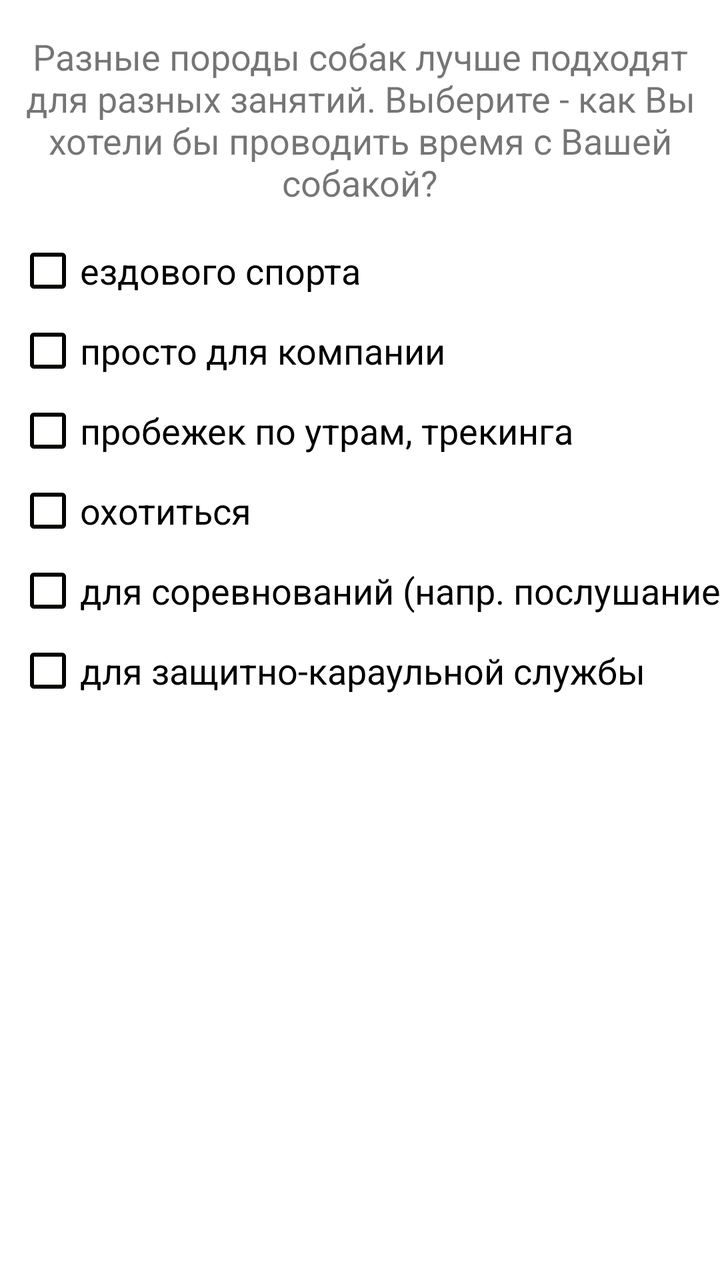
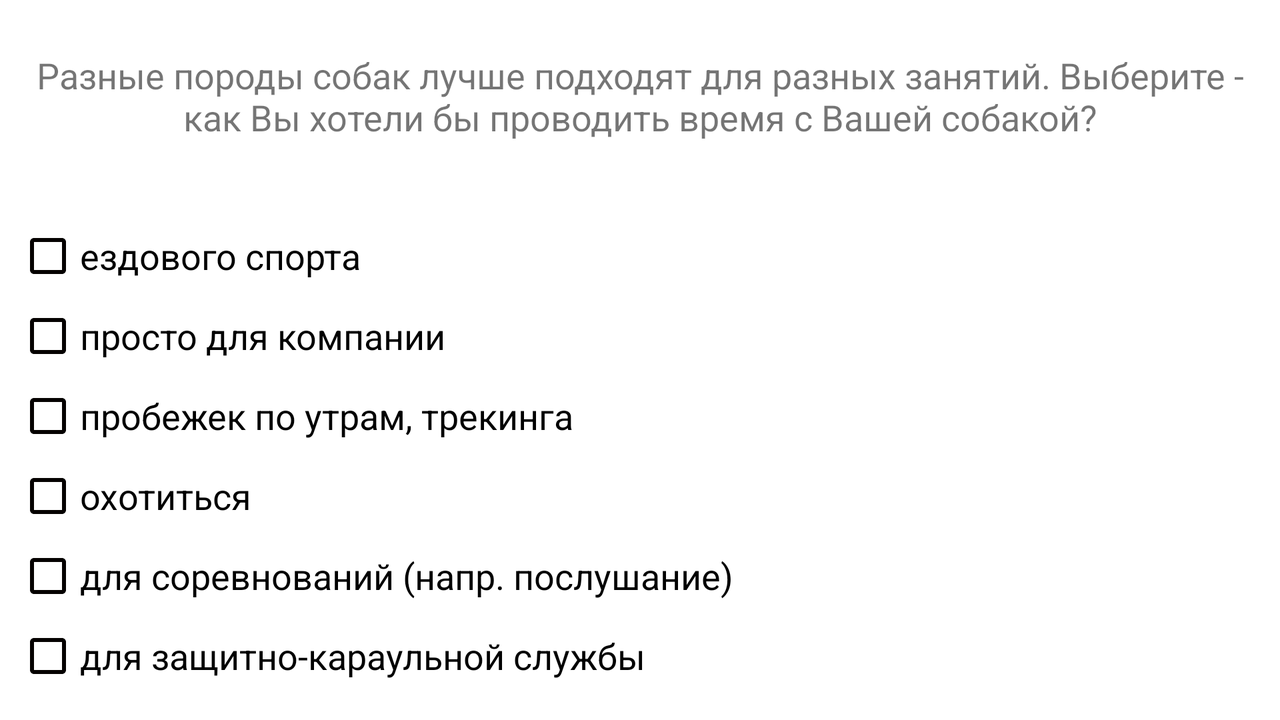

Two renders of one Android screen. The first uses the default layout on a phone; the second uses the alternative layout the repository ships for a different screen configuration, on a matching device. The two XML files are below.
<!-- AndroidManifest.xml: application theme PuppysMainTheme -->
<!-- res/layout/forwhat_main.xml -->
<?xml version="1.0" encoding="utf-8"?>
<android.support.constraint.ConstraintLayout
    xmlns:android="http://schemas.android.com/apk/res/android"
    xmlns:app="http://schemas.android.com/apk/res-auto"
    xmlns:tools="http://schemas.android.com/tools"
    android:layout_width="match_parent"
    android:layout_height="match_parent"
    tools:context="dev.eyesless.needmypuppy.MainActivity">

    <TextView
        android:id="@+id/textView_top"
        android:layout_width="0dp"
        app:layout_constraintWidth_default="wrap"
        android:layout_height="0dp"
        android:text="@string/intro_about_for_what_activity"
        android:textSize="@dimen/text_size"
        android:gravity="center"
        android:layout_marginLeft="8dp"
        app:layout_constraintLeft_toLeftOf="parent"
        app:layout_constraintRight_toRightOf="parent"
        android:layout_marginRight="8dp"
        app:layout_constraintTop_toTopOf="parent"
        android:layout_marginStart="8dp"
        android:layout_marginEnd="8dp"
        android:layout_marginTop="16dp"
        android:layout_marginBottom="0dp" />

    <CheckBox
        android:id="@+id/checkBox_opt1"
        android:layout_width="0dp"
        app:layout_constraintWidth_default="wrap"
        android:layout_height="wrap_content"
        android:text="@string/flag_opt1"
        android:textSize="@dimen/text_size"
        app:layout_constraintTop_toBottomOf="@+id/textView_top"
        app:layout_constraintLeft_toLeftOf="parent"
        android:layout_marginLeft="8dp"
        android:layout_marginTop="16dp" />

    <CheckBox
        android:id="@+id/checkBox_opt2"
        android:layout_width="0dp"
        app:layout_constraintWidth_default="wrap"
        android:layout_height="wrap_content"
        android:text="@string/flag_opt2"
        android:textSize="@dimen/text_size"
        app:layout_constraintTop_toBottomOf="@+id/checkBox_opt1"
        app:layout_constraintLeft_toLeftOf="parent"
        android:layout_marginLeft="8dp"
        android:layout_marginBottom="8dp"
        android:layout_marginTop="8dp" />

    <CheckBox
        android:id="@+id/checkBox_opt3"
        android:layout_width="0dp"
        app:layout_constraintWidth_default="wrap"
        android:layout_height="wrap_content"
        android:text="@string/flag_opt3"
        android:textSize="@dimen/text_size"
        app:layout_constraintTop_toBottomOf="@+id/checkBox_opt2"
        app:layout_constraintLeft_toLeftOf="parent"
        android:layout_marginLeft="8dp"
        android:layout_marginBottom="8dp"
        android:layout_marginTop="8dp" />

    <CheckBox
        android:id="@+id/checkBox_opt4"
        android:layout_width="0dp"
        app:layout_constraintWidth_default="wrap"
        android:layout_height="wrap_content"
        android:text="@string/flag_opt4"
        android:textSize="@dimen/text_size"
        app:layout_constraintLeft_toLeftOf="parent"
        android:layout_marginLeft="8dp"
        android:layout_marginTop="8dp"
        app:layout_constraintTop_toBottomOf="@+id/checkBox_opt3" />

    <CheckBox
        android:id="@+id/checkBox_opt5"
        android:layout_width="0dp"
        app:layout_constraintWidth_default="wrap"
        android:layout_height="wrap_content"
        android:onClick="onCheckboxClicked"
        android:text="@string/flag_opt5"
        android:textSize="@dimen/text_size"
        app:layout_constraintLeft_toLeftOf="parent"
        android:layout_marginLeft="8dp"
        android:layout_marginBottom="8dp"
        android:layout_marginTop="8dp"
        app:layout_constraintTop_toBottomOf="@+id/checkBox_opt4" />

    <CheckBox
        android:id="@+id/checkBox_opt6"
        android:layout_width="0dp"
        app:layout_constraintWidth_default="wrap"
        android:layout_height="wrap_content"
        android:text="@string/flag_opt6"
        android:textSize="@dimen/text_size"
        app:layout_constraintLeft_toLeftOf="parent"
        android:layout_marginLeft="8dp"
        android:layout_marginTop="8dp"
        app:layout_constraintTop_toBottomOf="@+id/checkBox_opt5" />

    <ImageButton
        android:id="@+id/button_complete"
        android:layout_width="wrap_content"
        android:layout_height="wrap_content"
        android:text="@string/btn_complete"
        android:layout_marginRight="8dp"
        app:layout_constraintRight_toRightOf="parent"
        app:layout_constraintBottom_toBottomOf="parent"
        android:layout_marginBottom="8dp"
        app:srcCompat="@drawable/forward"
        />


</android.support.constraint.ConstraintLayout>
<!-- resources referenced by this layout -->
<resources>
  <!-- from res/values-v21/ -->
  <dimen name="text_size">18dp</dimen>
  <!-- from res/values-v21/ -->
  <string name="btn_complete">Готово!</string>
  <!-- from res/values-v21/ -->
  <string name="flag_opt1">ездового спорта</string>
  <!-- from res/values-v21/ -->
  <string name="flag_opt2">просто для компании</string>
  <!-- from res/values-v21/ -->
  <string name="flag_opt3">пробежек по утрам, трекинга</string>
  <!-- from res/values-v21/ -->
  <string name="flag_opt4">охотиться</string>
  <!-- from res/values-v21/ -->
  <string name="flag_opt5">для соревнований (напр. послушание)</string>
  <!-- from res/values-v21/ -->
  <string name="flag_opt6">для защитно-караульной службы</string>
  <!-- from res/values-v21/ -->
  <string name="intro_about_for_what_activity">Разные породы собак лучше подходят для разных занятий. Выберите - как Вы хотели бы проводить время с Вашей собакой?</string>
  <!-- from res/values-v21/ -->
  <style name="PuppysMainTheme" parent="Theme.AppCompat.Light.DarkActionBar">
          
          <item name="colorPrimary">@color/colorPrimary</item>
          <item name="colorPrimaryDark">@color/colorPrimaryDark</item>
          <item name="colorAccent">@color/colorAccent</item>
          <item name="android:textColorSecondary">@color/colorText</item>
          <item name="colorButtonNormal">@color/backGround</item>
          <item name="colorControlHighlight">@color/colorAccent</item>
          <item name="android:colorBackground">@color/backGround</item>
          <item name="android:windowBackground">@color/backGround</item>
      </style>
  <!-- from res/values-v21/ -->
  <color name="colorPrimary">#bf360c</color>
  <!-- from res/values-v21/ -->
  <color name="colorPrimaryDark">#bf360c</color>
  <!-- from res/values-v21/ -->
  <color name="colorAccent">#ffab91</color>
  <!-- from res/values-v21/ -->
  <color name="colorText">#050200</color>
  <!-- from res/values-v21/ -->
  <color name="backGround">#ffffff</color>
</resources>
<!-- res/layout-land/forwhat_main.xml (the repository's variant of the layout above) -->
<!-- drawn on the phone turned sideways -->
<?xml version="1.0" encoding="utf-8"?>
<android.support.constraint.ConstraintLayout
    xmlns:android="http://schemas.android.com/apk/res/android"
    xmlns:app="http://schemas.android.com/apk/res-auto"
    xmlns:tools="http://schemas.android.com/tools"
    android:layout_width="match_parent"
    android:layout_height="match_parent"
    tools:context="dev.eyesless.needmypuppy.MainActivity">

    <TextView
        android:id="@+id/textView_top"
        android:layout_width="0dp"
        app:layout_constraintWidth_default="wrap"
        android:layout_height="0dp"
        android:text="@string/intro_about_for_what_activity"
        android:textSize="@dimen/text_size"
        android:gravity="center"
        android:layout_marginLeft="8dp"
        app:layout_constraintLeft_toLeftOf="parent"
        app:layout_constraintRight_toRightOf="parent"
        android:layout_marginRight="8dp"
        app:layout_constraintTop_toTopOf="parent"
        android:layout_marginStart="8dp"
        android:layout_marginEnd="8dp"
        app:layout_constraintBottom_toTopOf="@+id/checkBox_opt1"
        app:layout_constraintHorizontal_bias="0.0"
        app:layout_constraintVertical_chainStyle="spread" />

    <CheckBox
        android:id="@+id/checkBox_opt1"
        android:layout_width="0dp"
        app:layout_constraintWidth_default="wrap"
        android:layout_height="wrap_content"
        android:text="@string/flag_opt1"
        android:textSize="@dimen/text_size"
        app:layout_constraintTop_toBottomOf="@+id/textView_top"
        app:layout_constraintLeft_toLeftOf="parent"
        android:layout_marginLeft="8dp"
        app:layout_constraintBottom_toTopOf="@+id/checkBox_opt2"
        android:layout_marginStart="8dp"
        android:layout_marginTop="16dp" />

    <CheckBox
        android:id="@+id/checkBox_opt2"
        android:layout_width="0dp"
        app:layout_constraintWidth_default="wrap"
        android:layout_height="wrap_content"
        android:text="@string/flag_opt2"
        android:textSize="@dimen/text_size"
        app:layout_constraintTop_toBottomOf="@+id/checkBox_opt1"
        app:layout_constraintLeft_toLeftOf="parent"
        android:layout_marginLeft="8dp"
        app:layout_constraintBottom_toTopOf="@+id/checkBox_opt3"
        android:layout_marginStart="8dp"
        android:layout_marginTop="8dp" />

    <CheckBox
        android:id="@+id/checkBox_opt3"
        android:layout_width="0dp"
        app:layout_constraintWidth_default="wrap"
        android:layout_height="wrap_content"
        android:text="@string/flag_opt3"
        android:textSize="@dimen/text_size"
        app:layout_constraintTop_toBottomOf="@+id/checkBox_opt2"
        app:layout_constraintLeft_toLeftOf="parent"
        android:layout_marginLeft="8dp"
        app:layout_constraintBottom_toTopOf="@+id/checkBox_opt4"
        android:layout_marginStart="8dp"
        android:layout_marginTop="8dp" />

    <CheckBox
        android:id="@+id/checkBox_opt4"
        android:layout_width="0dp"
        app:layout_constraintWidth_default="wrap"
        android:layout_height="wrap_content"
        android:text="@string/flag_opt4"
        android:textSize="@dimen/text_size"
        app:layout_constraintLeft_toLeftOf="parent"
        android:layout_marginLeft="8dp"
        app:layout_constraintTop_toBottomOf="@+id/checkBox_opt3"
        app:layout_constraintBottom_toTopOf="@+id/checkBox_opt5"
        android:layout_marginStart="8dp"
        android:layout_marginTop="8dp" />

    <CheckBox
        android:id="@+id/checkBox_opt5"
        android:layout_width="0dp"
        app:layout_constraintWidth_default="wrap"
        android:layout_height="wrap_content"
        android:onClick="onCheckboxClicked"
        android:text="@string/flag_opt5"
        android:textSize="@dimen/text_size"
        app:layout_constraintLeft_toLeftOf="parent"
        android:layout_marginLeft="16dp"
        app:layout_constraintTop_toBottomOf="@+id/checkBox_opt4"
        app:layout_constraintBottom_toTopOf="@+id/checkBox_opt6"
        android:layout_marginStart="8dp"
        android:layout_marginTop="8dp" />

    <CheckBox
        android:id="@+id/checkBox_opt6"
        android:layout_width="0dp"
        app:layout_constraintWidth_default="wrap"
        android:layout_height="wrap_content"
        android:text="@string/flag_opt6"
        android:textSize="@dimen/text_size"
        app:layout_constraintLeft_toLeftOf="parent"
        android:layout_marginLeft="8dp"
        app:layout_constraintTop_toBottomOf="@+id/checkBox_opt5"
        app:layout_constraintBottom_toBottomOf="parent"
        android:layout_marginStart="8dp"
        android:layout_marginTop="8dp"
        android:layout_marginBottom="16dp" />

    <ImageButton
        android:id="@+id/button_complete"
        android:layout_width="wrap_content"
        android:layout_height="wrap_content"
        android:text="@string/btn_complete"
        android:layout_marginRight="8dp"
        app:layout_constraintRight_toRightOf="parent"
        app:layout_constraintBottom_toBottomOf="parent"
        android:layout_marginBottom="8dp"
        app:srcCompat="@drawable/forward"
        android:layout_marginEnd="8dp" />


</android.support.constraint.ConstraintLayout>
